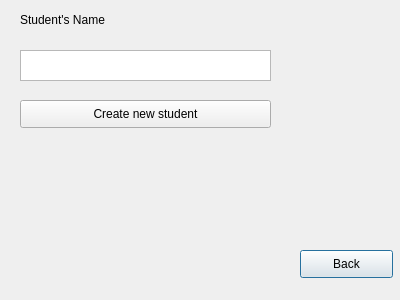
<?xml version="1.0" encoding="UTF-8"?>
<ui version="4.0">
 <class>DialogCreateStudent</class>
 <widget class="QDialog" name="DialogCreateStudent">
  <property name="geometry">
   <rect>
    <x>0</x>
    <y>0</y>
    <width>400</width>
    <height>300</height>
   </rect>
  </property>
  <property name="windowTitle">
   <string>Dialog</string>
  </property>
  <widget class="QPushButton" name="pushButton">
   <property name="geometry">
    <rect>
     <x>300</x>
     <y>250</y>
     <width>93</width>
     <height>28</height>
    </rect>
   </property>
   <property name="text">
    <string>Back</string>
   </property>
  </widget>
  <widget class="QLabel" name="label">
   <property name="geometry">
    <rect>
     <x>20</x>
     <y>10</y>
     <width>251</width>
     <height>20</height>
    </rect>
   </property>
   <property name="text">
    <string>Student's Name</string>
   </property>
  </widget>
  <widget class="QPushButton" name="pushButton_2">
   <property name="geometry">
    <rect>
     <x>20</x>
     <y>100</y>
     <width>251</width>
     <height>28</height>
    </rect>
   </property>
   <property name="text">
    <string>Create new student</string>
   </property>
  </widget>
  <widget class="QTextEdit" name="studentName">
   <property name="geometry">
    <rect>
     <x>20</x>
     <y>50</y>
     <width>251</width>
     <height>31</height>
    </rect>
   </property>
  </widget>
 </widget>
 <resources/>
 <connections>
  <connection>
   <sender>pushButton</sender>
   <signal>clicked()</signal>
   <receiver>DialogCreateStudent</receiver>
   <slot>close()</slot>
   <hints>
    <hint type="sourcelabel">
     <x>338</x>
     <y>268</y>
    </hint>
    <hint type="destinationlabel">
     <x>318</x>
     <y>190</y>
    </hint>
   </hints>
  </connection>
 </connections>
</ui>
